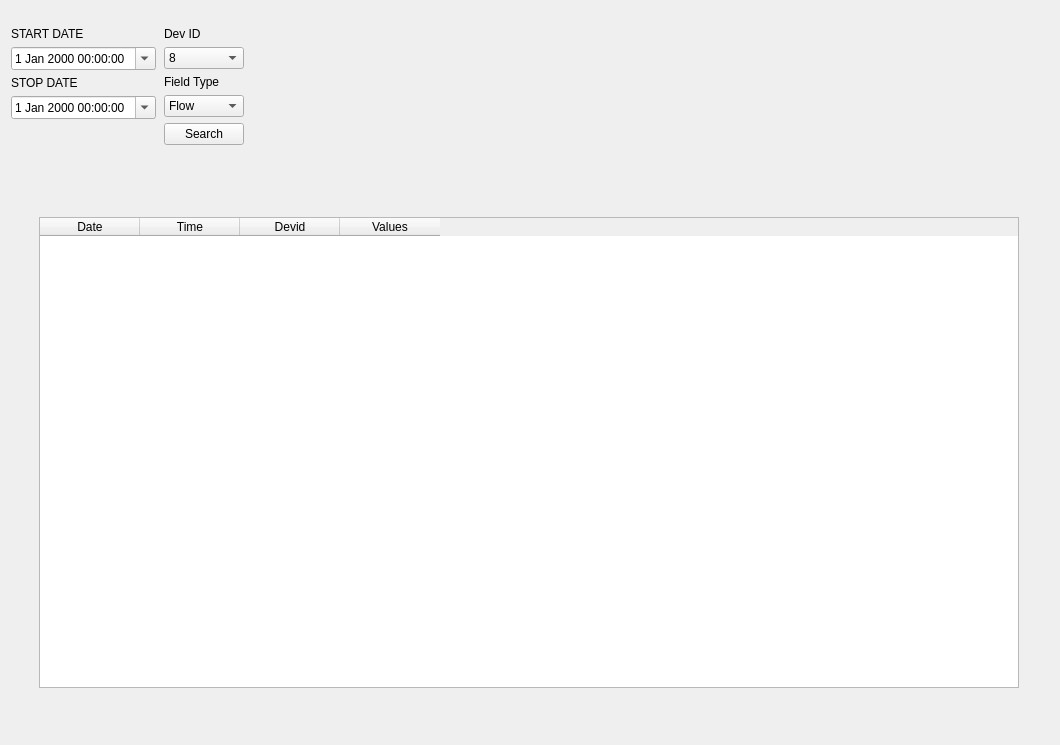
<?xml version="1.0" encoding="UTF-8"?>
<ui version="4.0">
 <class>dataviewForm</class>
 <widget class="QWidget" name="dataviewForm">
  <property name="geometry">
   <rect>
    <x>0</x>
    <y>0</y>
    <width>1060</width>
    <height>745</height>
   </rect>
  </property>
  <property name="windowTitle">
   <string>Data View</string>
  </property>
  <layout class="QVBoxLayout" name="verticalLayout_2">
   <item>
    <layout class="QVBoxLayout" name="verticalLayout">
     <property name="topMargin">
      <number>16</number>
     </property>
     <property name="bottomMargin">
      <number>16</number>
     </property>
     <item>
      <layout class="QHBoxLayout" name="horizontalLayout">
       <property name="spacing">
        <number>-1</number>
       </property>
       <property name="rightMargin">
        <number>24</number>
       </property>
       <item>
        <layout class="QVBoxLayout" name="verticalLayout_5">
         <item>
          <widget class="QLabel" name="label1">
           <property name="text">
            <string>START DATE</string>
           </property>
          </widget>
         </item>
         <item>
          <widget class="QDateTimeEdit" name="startDate">
           <property name="maximumSize">
            <size>
             <width>300</width>
             <height>16777215</height>
            </size>
           </property>
           <property name="calendarPopup">
            <bool>true</bool>
           </property>
          </widget>
         </item>
         <item>
          <widget class="QLabel" name="label2">
           <property name="text">
            <string>STOP DATE</string>
           </property>
          </widget>
         </item>
         <item>
          <widget class="QDateTimeEdit" name="stopDate">
           <property name="maximumSize">
            <size>
             <width>300</width>
             <height>16777215</height>
            </size>
           </property>
           <property name="calendarPopup">
            <bool>true</bool>
           </property>
          </widget>
         </item>
         <item>
          <spacer name="verticalSpacer_2">
           <property name="orientation">
            <enum>Qt::Vertical</enum>
           </property>
           <property name="sizeHint" stdset="0">
            <size>
             <width>20</width>
             <height>40</height>
            </size>
           </property>
          </spacer>
         </item>
        </layout>
       </item>
       <item>
        <layout class="QVBoxLayout" name="verticalLayout_6">
         <property name="leftMargin">
          <number>2</number>
         </property>
         <property name="rightMargin">
          <number>2</number>
         </property>
         <item>
          <widget class="QLabel" name="label3">
           <property name="text">
            <string>Dev ID</string>
           </property>
          </widget>
         </item>
         <item>
          <widget class="QComboBox" name="cmbDevid">
           <item>
            <property name="text">
             <string>8</string>
            </property>
           </item>
           <item>
            <property name="text">
             <string>9</string>
            </property>
           </item>
           <item>
            <property name="text">
             <string>10</string>
            </property>
           </item>
          </widget>
         </item>
         <item>
          <widget class="QLabel" name="label4">
           <property name="text">
            <string>Field Type</string>
           </property>
          </widget>
         </item>
         <item>
          <widget class="QComboBox" name="cmbField">
           <item>
            <property name="text">
             <string>Flow</string>
            </property>
           </item>
           <item>
            <property name="text">
             <string>Total</string>
            </property>
           </item>
           <item>
            <property name="text">
             <string>Percent</string>
            </property>
           </item>
          </widget>
         </item>
         <item>
          <widget class="QPushButton" name="btnQuery">
           <property name="layoutDirection">
            <enum>Qt::LeftToRight</enum>
           </property>
           <property name="text">
            <string>Search</string>
           </property>
          </widget>
         </item>
         <item>
          <spacer name="verticalSpacer">
           <property name="orientation">
            <enum>Qt::Vertical</enum>
           </property>
           <property name="sizeHint" stdset="0">
            <size>
             <width>20</width>
             <height>40</height>
            </size>
           </property>
          </spacer>
         </item>
        </layout>
       </item>
       <item>
        <spacer name="horizontalSpacer">
         <property name="orientation">
          <enum>Qt::Horizontal</enum>
         </property>
         <property name="sizeHint" stdset="0">
          <size>
           <width>40</width>
           <height>20</height>
          </size>
         </property>
        </spacer>
       </item>
      </layout>
     </item>
     <item>
      <layout class="QHBoxLayout" name="horizontalLayout_2">
       <property name="leftMargin">
        <number>16</number>
       </property>
       <property name="topMargin">
        <number>13</number>
       </property>
       <property name="rightMargin">
        <number>16</number>
       </property>
       <property name="bottomMargin">
        <number>15</number>
       </property>
       <item>
        <layout class="QVBoxLayout" name="verticalLayout_3">
         <property name="leftMargin">
          <number>12</number>
         </property>
         <property name="topMargin">
          <number>15</number>
         </property>
         <property name="rightMargin">
          <number>14</number>
         </property>
         <property name="bottomMargin">
          <number>15</number>
         </property>
         <item>
          <widget class="QTableWidget" name="tableWidget">
           <property name="minimumSize">
            <size>
             <width>0</width>
             <height>471</height>
            </size>
           </property>
           <column>
            <property name="text">
             <string>Date</string>
            </property>
           </column>
           <column>
            <property name="text">
             <string>Time</string>
            </property>
           </column>
           <column>
            <property name="text">
             <string>Devid</string>
            </property>
           </column>
           <column>
            <property name="text">
             <string>Values</string>
            </property>
           </column>
          </widget>
         </item>
        </layout>
       </item>
       <item>
        <layout class="QVBoxLayout" name="verticalLayout_4"/>
       </item>
      </layout>
     </item>
    </layout>
   </item>
  </layout>
 </widget>
 <resources/>
 <connections/>
</ui>
